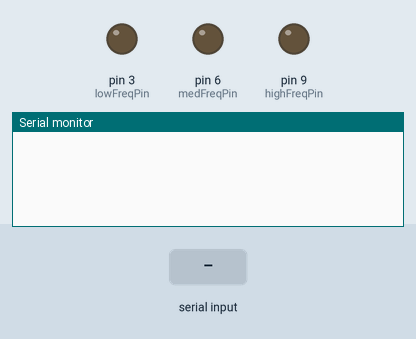
This sketch was run on a simulated Arduino Uno, built with avr-gcc and run on an emulated ATmega328P. Shown: output pins drawn as LEDs (lit = HIGH), the last lines printed to the serial monitor. The inputs (shaded band) are chosen by the test bench.

Above: at 1.2 s.
1.3 s: "1" received over the second serial link
At 2.5 s:
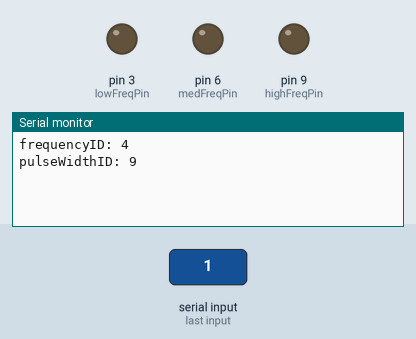
2.8 s: "0" received over the second serial link
At 3.7 s:
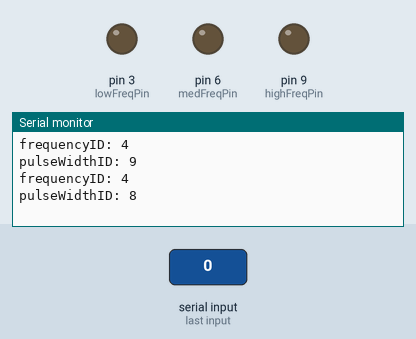
4.3 s: "2" received over the second serial link
At 4.8 s:
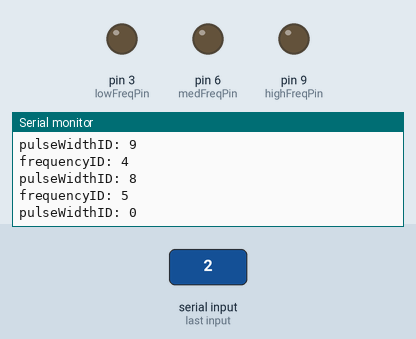

The sketch:

receive_clock_signal.ino
```cpp
#include <SoftwareSerial.h>
SoftwareSerial EEBlue(0, 1); // RX | TX

// ---- frequencyID key ----
//  1 => 30.64 Hz
//  2 => 61.04 Hz
//  3 => 122.07 Hz
// -------------------------

// ---- pulseWidthID key ----
// pulse width (us) = pulseWidthID*10^6/(255*frequency)
// --------------------------

static const int lowFreqPin = 3;
static const int medFreqPin = 6;
static const int highFreqPin = 9;

// Frequency and pulse width variables
int encodedValue;
int frequencyID;
int pulseWidthID;

void setup() {
  Serial.begin(9600);
  EEBlue.begin(9600);

  //------- Set PWM frequency for D3 & D11 -------
  // set timer 2 divisor to  1024 for PWM frequency of 30.64 Hz
  TCCR2B = TCCR2B & B11111000 | B00000111;

  // pulse width can be adjusted in steps of 128.5 microseconds
  //  e.g. analogWrite(3, 2) = pulse width of 128.5*2us on pin 3
  // ---------------------------------------------

  //------- Set PWM frequency for D5 & D6 -------
  // NOTE: Changing this timer affects millis() and delay!
  // set timer 0 divisor to 1024 for PWM frequency of 61.04 Hz
  TCCR0B = TCCR0B & B11111000 | B00000101;

  // pulse width can be adjusted in steps of 64.25 microseconds
  //  e.g. analogWrite(6, 1) = pulse width of 64.25us on pin 5
  // --------------------------------------------

  //------- Set PWM frequency for D9 & D10 -------
  // set timer 1 divisor to 256 for PWM frequency of 122.07 Hz
  TCCR1B = TCCR1B & B11111000 | B00000100;

  // pulse width can be adjusted in steps of 32.13 microseconds
  //  e.g. analogWrite(9, 3) = pulse width of 32.13*3us on pin 9
  //----------------------------------------------
}

void loop() {
  if (EEBlue.available()) {
    // encodedValue:
    //  - frequencyID in tens place
    //  - pulseWidthID in ones place
    encodedValue = EEBlue.read();

    // Parse encoded value for frequency and pulse width IDs
    frequencyID = encodedValue / 10;
    pulseWidthID = encodedValue % 10;

    // Reset all output pins to avoid concurrent output signals
    analogWrite(lowFreqPin, 0);
    analogWrite(medFreqPin, 0);
    analogWrite(highFreqPin, 0);

    // Output clock signal
    switch(frequencyID) {
      // 30.64 Hz
      case 1:
        analogWrite(lowFreqPin, pulseWidthID);
        break;

      // 61.04 Hz
      case 2:
        analogWrite(medFreqPin, pulseWidthID);
        break;

      // 122.07 Hz
      case 3:
        analogWrite(highFreqPin, pulseWidthID);
        break;
    }

    // Display data on serial monitor
    Serial.print("frequencyID: ");
    Serial.println(frequencyID);
    Serial.print("pulseWidthID: ");
    Serial.println(pulseWidthID);
    Serial.println();
  }
}
```

Measured:
- after the input at 1.3 s, the serial monitor: prints a new line at once (image 1)
- after the input at 2.8 s, the serial monitor: prints a new line at once (image 2)
- after the input at 4.3 s, the serial monitor: prints a new line at once (image 3)
